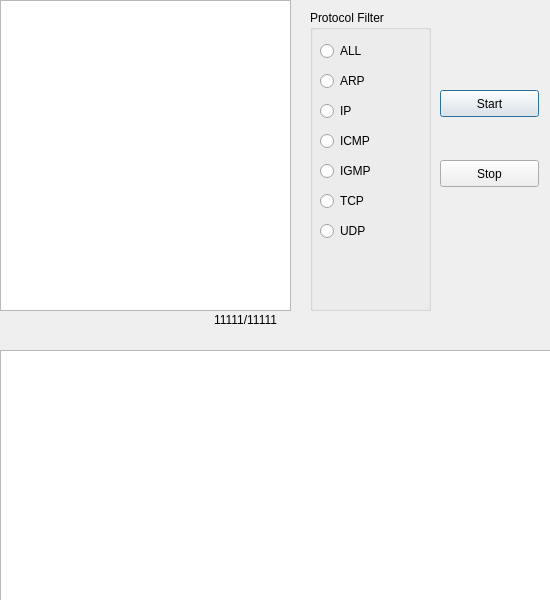
<?xml version="1.0" encoding="UTF-8"?>
<ui version="4.0">
 <class>sniff_dialog</class>
 <widget class="QDialog" name="sniff_dialog">
  <property name="enabled">
   <bool>true</bool>
  </property>
  <property name="geometry">
   <rect>
    <x>0</x>
    <y>0</y>
    <width>550</width>
    <height>600</height>
   </rect>
  </property>
  <property name="windowTitle">
   <string>Dialog</string>
  </property>
  <widget class="QTextBrowser" name="sniff_browser">
   <property name="geometry">
    <rect>
     <x>0</x>
     <y>350</y>
     <width>551</width>
     <height>251</height>
    </rect>
   </property>
  </widget>
  <widget class="QGroupBox" name="filter_box">
   <property name="geometry">
    <rect>
     <x>310</x>
     <y>10</y>
     <width>121</width>
     <height>301</height>
    </rect>
   </property>
   <property name="title">
    <string>Protocol Filter</string>
   </property>
   <widget class="QRadioButton" name="all_btn">
    <property name="geometry">
     <rect>
      <x>10</x>
      <y>30</y>
      <width>117</width>
      <height>22</height>
     </rect>
    </property>
    <property name="text">
     <string>ALL</string>
    </property>
   </widget>
   <widget class="QRadioButton" name="arp_btn">
    <property name="geometry">
     <rect>
      <x>10</x>
      <y>60</y>
      <width>117</width>
      <height>22</height>
     </rect>
    </property>
    <property name="text">
     <string>ARP</string>
    </property>
   </widget>
   <widget class="QRadioButton" name="ip_btn">
    <property name="geometry">
     <rect>
      <x>10</x>
      <y>90</y>
      <width>117</width>
      <height>22</height>
     </rect>
    </property>
    <property name="text">
     <string>IP</string>
    </property>
   </widget>
   <widget class="QRadioButton" name="icmp_btn">
    <property name="geometry">
     <rect>
      <x>10</x>
      <y>120</y>
      <width>117</width>
      <height>22</height>
     </rect>
    </property>
    <property name="text">
     <string>ICMP</string>
    </property>
   </widget>
   <widget class="QRadioButton" name="igmp_btn">
    <property name="geometry">
     <rect>
      <x>10</x>
      <y>150</y>
      <width>117</width>
      <height>22</height>
     </rect>
    </property>
    <property name="text">
     <string>IGMP</string>
    </property>
   </widget>
   <widget class="QRadioButton" name="tcp_btn">
    <property name="geometry">
     <rect>
      <x>10</x>
      <y>180</y>
      <width>117</width>
      <height>22</height>
     </rect>
    </property>
    <property name="text">
     <string>TCP</string>
    </property>
   </widget>
   <widget class="QRadioButton" name="udp_btn">
    <property name="geometry">
     <rect>
      <x>10</x>
      <y>210</y>
      <width>117</width>
      <height>22</height>
     </rect>
    </property>
    <property name="text">
     <string>UDP</string>
    </property>
   </widget>
  </widget>
  <widget class="QPushButton" name="start_btn">
   <property name="geometry">
    <rect>
     <x>440</x>
     <y>90</y>
     <width>99</width>
     <height>27</height>
    </rect>
   </property>
   <property name="text">
    <string>Start</string>
   </property>
  </widget>
  <widget class="QPushButton" name="stop_btn">
   <property name="geometry">
    <rect>
     <x>440</x>
     <y>160</y>
     <width>99</width>
     <height>27</height>
    </rect>
   </property>
   <property name="text">
    <string>Stop</string>
   </property>
  </widget>
  <widget class="QListWidget" name="packet_list">
   <property name="geometry">
    <rect>
     <x>0</x>
     <y>0</y>
     <width>291</width>
     <height>311</height>
    </rect>
   </property>
  </widget>
  <widget class="QLabel" name="pkt_num">
   <property name="geometry">
    <rect>
     <x>146</x>
     <y>310</y>
     <width>131</width>
     <height>20</height>
    </rect>
   </property>
   <property name="text">
    <string>11111/11111</string>
   </property>
   <property name="alignment">
    <set>Qt::AlignRight|Qt::AlignTrailing|Qt::AlignVCenter</set>
   </property>
  </widget>
 </widget>
 <resources/>
 <connections/>
</ui>
